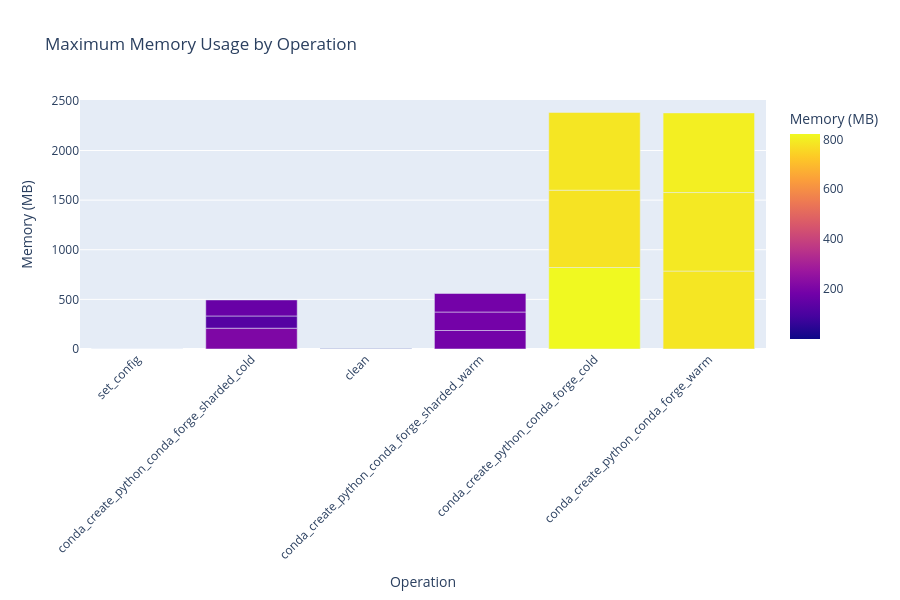

The notebook cell this image was saved under:
### Markdown cell above
## Memory Usage Analysis

### Code cell
# Memory usage by operation
fig = px.bar(
    df,
    x='name',
    y='max_memory_mb',
    title='Maximum Memory Usage by Operation',
    labels={'max_memory_mb': 'Memory (MB)', 'name': 'Operation'},
    color='max_memory_mb',
    color_continuous_scale='plasma'
)
fig.update_layout(xaxis_tickangle=-45, height=600)
fig.show()

### Figure 1 — Plotly figure (JSON) as saved in the notebook; plotly's stock layout.template omitted (floating-point values rounded to 4 significant figures)
{"data": [{"hovertemplate": "Operation=%{x}<br>Memory (MB)=%{marker.color}<extra></extra>", "legendgroup": "", "marker": {"color": [0.2773, 209.6, 0.2773, 123.1, 0.2773, 161.8, 186.4, 186.1, 187.0, 0.2773, 0.2773, 821.2, 0.2656, 778.4, 0.2773, 783.6, 785.3, 790.9, 802.4], "coloraxis": "coloraxis", "pattern": {"shape": ""}}, "name": "", "orientation": "v", "showlegend": false, "textposition": "auto", "type": "bar", "x": ["set_config", "conda_create_python_conda_forge_sharded_cold", "clean", "conda_create_python_conda_forge_sharded_cold", "clean", "conda_create_python_conda_forge_sharded_cold", "conda_create_python_conda_forge_sharded_warm", "conda_create_python_conda_forge_sharded_warm", "conda_create_python_conda_forge_sharded_warm", "clean", "set_config", "conda_create_python_conda_forge_cold", "clean", "conda_create_python_conda_forge_cold", "clean", "conda_create_python_conda_forge_cold", "conda_create_python_conda_forge_warm", "conda_create_python_conda_forge_warm", "conda_create_python_conda_forge_warm"], "xaxis": "x", "y": [0.2773, 209.6, 0.2773, 123.1, 0.2773, 161.8, 186.4, 186.1, 187.0, 0.2773, 0.2773, 821.2, 0.2656, 778.4, 0.2773, 783.6, 785.3, 790.9, 802.4], "yaxis": "y"}], "layout": {"barmode": "relative", "coloraxis": {"colorbar": {"title": {"text": "Memory (MB)"}}, "colorscale": [[0, "#0d0887"], [0.1111, "#46039f"], [0.2222, "#7201a8"], [0.3333, "#9c179e"], [0.4444, "#bd3786"], [0.5556, "#d8576b"], [0.6667, "#ed7953"], [0.7778, "#fb9f3a"], [0.8889, "#fdca26"], [1, "#f0f921"]]}, "height": 600, "legend": {"tracegroupgap": 0}, "title": {"text": "Maximum Memory Usage by Operation"}, "xaxis": {"anchor": "y", "domain": [0, 1], "tickangle": -45, "title": {"text": "Operation"}}, "yaxis": {"anchor": "x", "domain": [0, 1], "title": {"text": "Memory (MB)"}}}}
